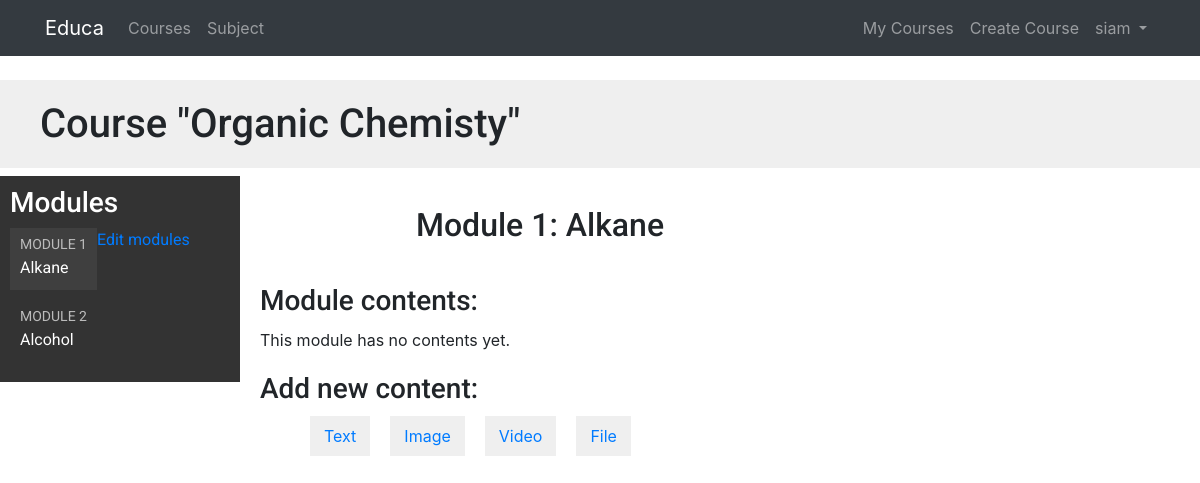
Before: /course/module/2/ (signed in) with the older database file.
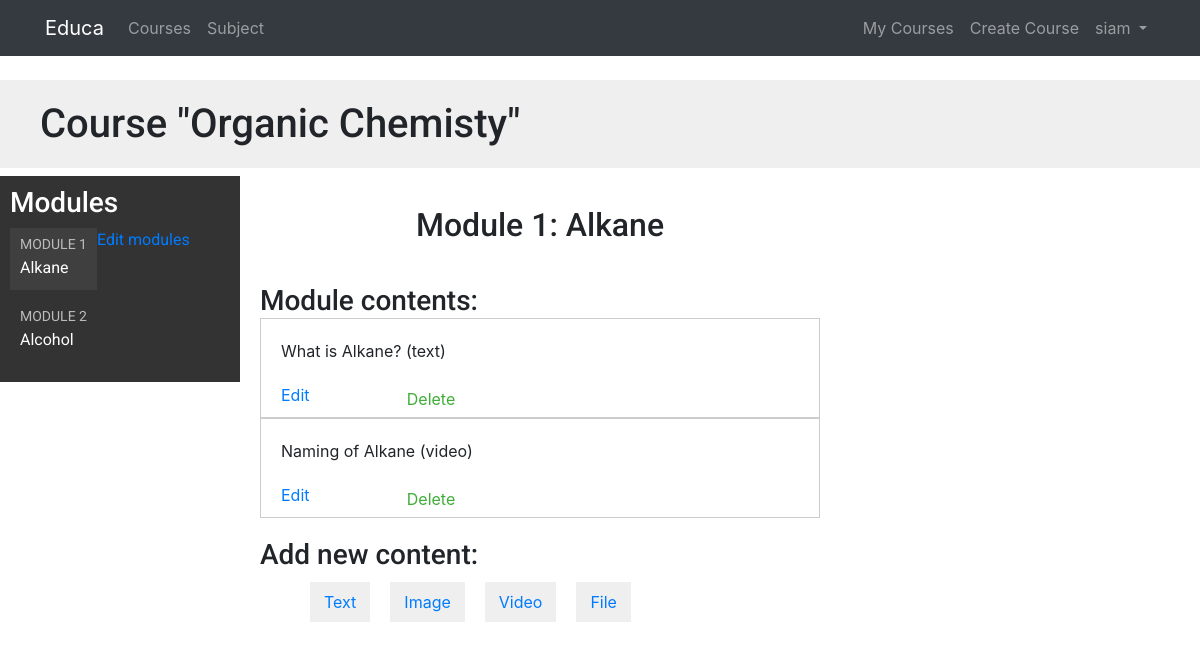
After: the same page with the newer database file.
### courses/models.py (models this page shows, shortened)
class Module(models.Model):
    course = models.ForeignKey(Course,
                        related_name='modules',
                        on_delete=models.CASCADE)
    title = models.CharField(max_length=200)
    description = models.TextField(blank=True)
    order = OrderField(blank=True, for_fields=['course'])
    class Meta:
        ordering = ['order'] #default ordering

class Content(models.Model):
    module = models.ForeignKey(Module,
                               related_name='contents',
                               on_delete=models.CASCADE)
    content_type = models.ForeignKey(ContentType,
                                     limit_choices_to={'model__in':('text',
                                                                    'video',
                                                                    'image',
                                                                    'file')},
                                     on_delete=models.CASCADE)
    object_id = models.PositiveIntegerField()
    item = GenericForeignKey('content_type', 'object_id')
    order = OrderField(blank=True, for_fields=['module'])
    class Meta:
            ordering = ['order']

class ItemBase(models.Model):
    owner = models.ForeignKey(User,
                              related_name='%(class)s_related',
                              on_delete=models.CASCADE)
    title = models.CharField(max_length=250)
    created = models.DateTimeField(auto_now_add=True)
    updated = models.DateTimeField(auto_now=True)
    class Meta:
         abstract =True
    def __str__(self):
        return self.title

class Text(ItemBase):
    content = models.TextField()

class Video(ItemBase):
    url = models.URLField()

### courses/views.py (the view)
class ModuleContentListView(TemplateResponseMixin, View):
    template_name = 'courses/manage/module/content_list.html'
    def get(self, request, module_id):
        module = get_object_or_404(Module,
                                   id=module_id,
                                   course__owner=request.user)
        return self.render_to_response({'module': module})

### courses/templatetags/course.py (called while the page is built)
@register.filter
def model_name(obj):
    try:
        return obj._meta.model_name
    except AttributeError:
        return None

@register.filter(name='has_group')
def has_group(user, group_name):
    group = Group.objects.get(name=group_name)
    return True if group in user.groups.all() else False

### templates/courses/manage/module/content_list.html (shortened to what this page needs)
{% extends "base.html" %}
{% load course %}
{% block content %}
  {% with course=module.course %}
    <h1>Course "{{ course.title }}"</h1>
    <div class="contents">
      <h3>Modules</h3>
      <ul id="modules">
        {% for m in course.modules.all %}
          <li data-id="{{ m.id }}" {% if m == module %}class="selected"{% endif %}>
            <a href="{% url "module_content_list" m.id %}">
              <span>
                Module <span class="order">{{ m.order|add:1 }}</span>
              </span>
              <br>
              {{ m.title }}
            </a>
          </li>
        {% empty %}
          <li>No modules yet.</li>
        {% endfor %}
      </ul>
      <p><a href="{% url "course_module_update" course.id %}">Edit modules</a></p>
    </div>
    <div class="module">
      <h2>Module {{ module.order|add:1 }}: {{ module.title }}</h2>
      <h3>Module contents:</h3>
      <div id="module-contents">
        {% for content in module.contents.all %}
          <div data-id="{{ content.id }}">
            {% with item=content.item %}
              <p>{{ item }} ({{ item|model_name }})</p>
              <a href="{% url "module_content_update" module.id item|model_name item.id %}">Edit</a>
              <form action="{% url "module_content_delete" content.id %}" method="post">
                <input type="submit" value="Delete">
              </form>
            {% endwith %}
          </div>
        {% empty %}
          <p>This module has no contents yet.</p>
        {% endfor %}
      </div>
      <h3>Add new content:</h3>
      <ul class="content-types">
        <li><a href="{% url "module_content_create" module.id "text" %}">Text</a></li>
        <li><a href="{% url "module_content_create" module.id "image" %}">Image</a></li>
        <li><a href="{% url "module_content_create" module.id "video" %}">Video</a></li>
        <li><a href="{% url "module_content_create" module.id "file" %}">File</a></li>
      </ul>
    </div>
  {% endwith %}
{% endblock %}

Changed rows visible on the page:
added Content: item "What is Alkane?", item|model_name "text"
added Content: item "Naming of Alkane", item|model_name "video"
Other visible differences:
text no longer shown: "This module has no contents yet."
